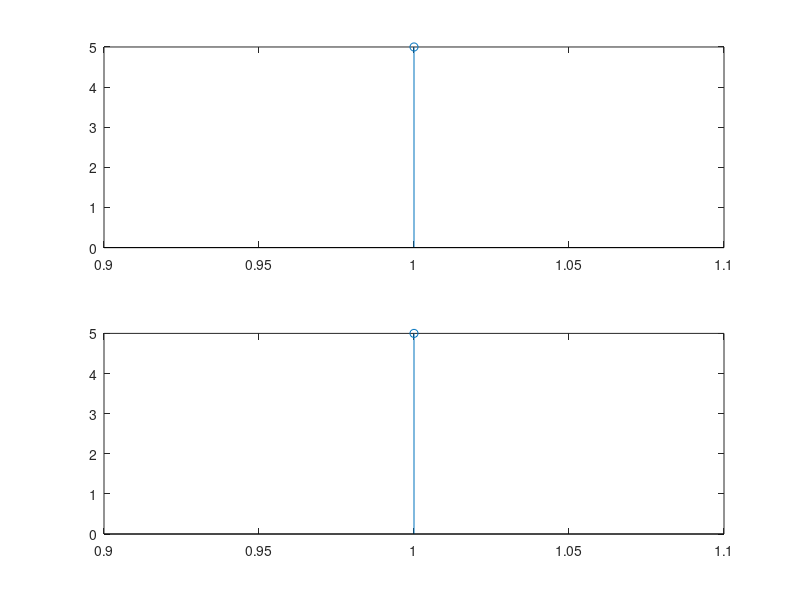

The MATLAB script that drew this image:
%% up sampler...put L - 1 number of zeros in in the signal
%% try to implement down sampling..

clear all;
clc;


raw = input('Enter the sequence: ');
L = input('Enter the value of L: ');
len = length(raw);

new_len = ((len-1)*(L-1))+len;

data = zeros(1,new_len);

for i=0:new_len-1
    if ((mod(i,L)==0))
        data(i+1) = raw((i/L)+1);
    end
end


subplot(211),stem(raw);
subplot(212),stem(data);